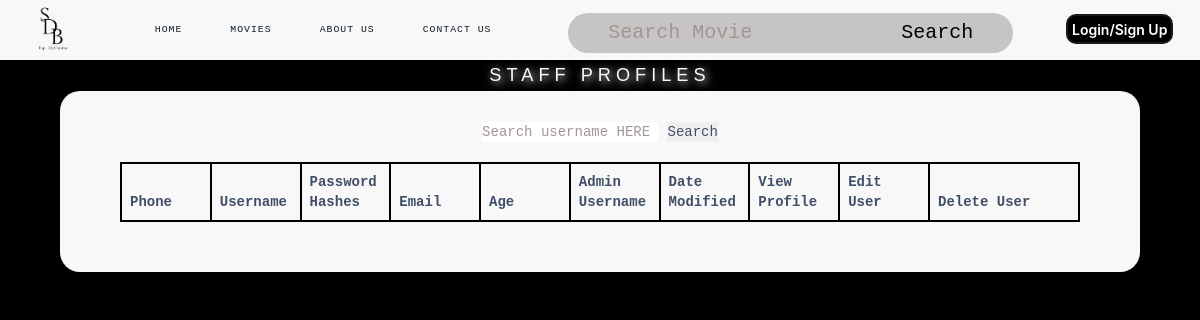
The app's page /StaffPage.php, older data.
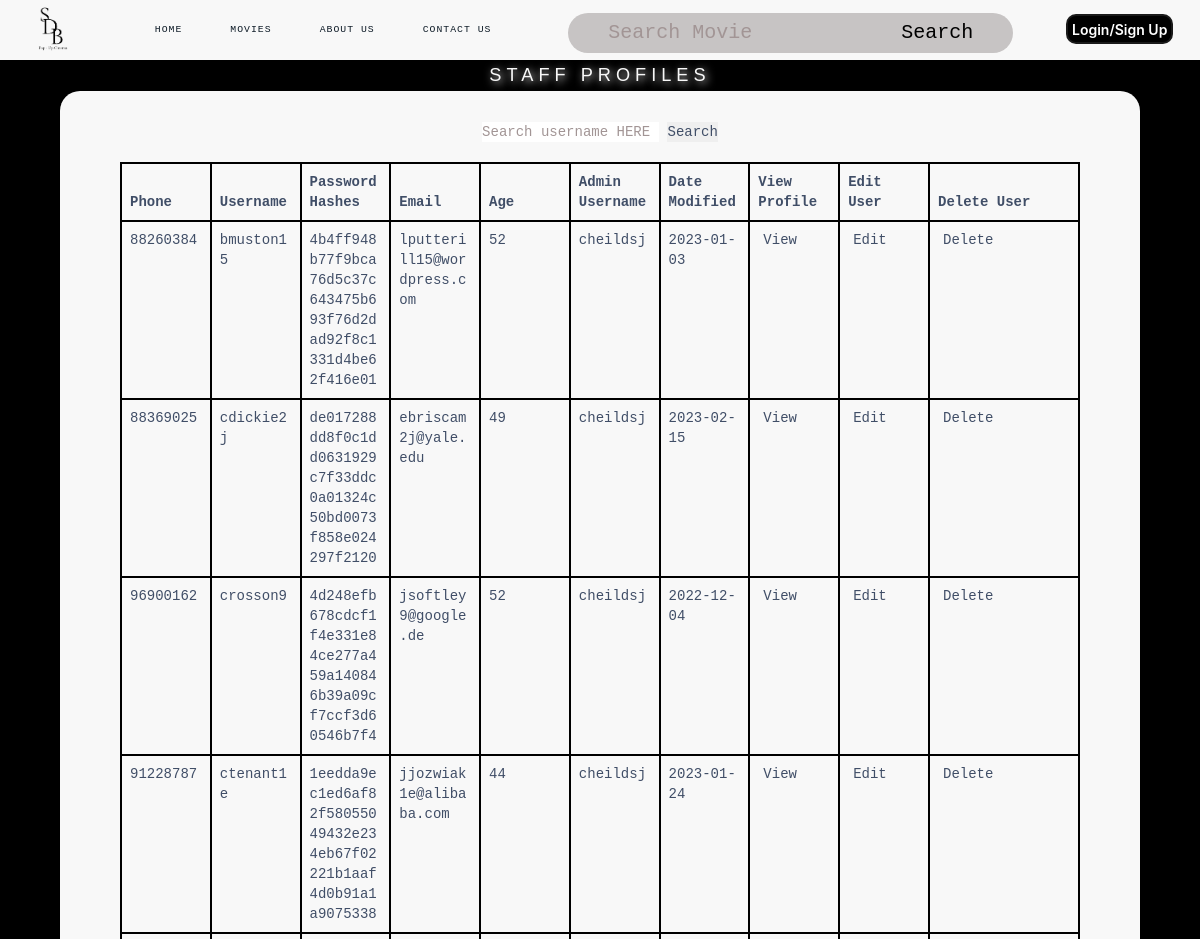
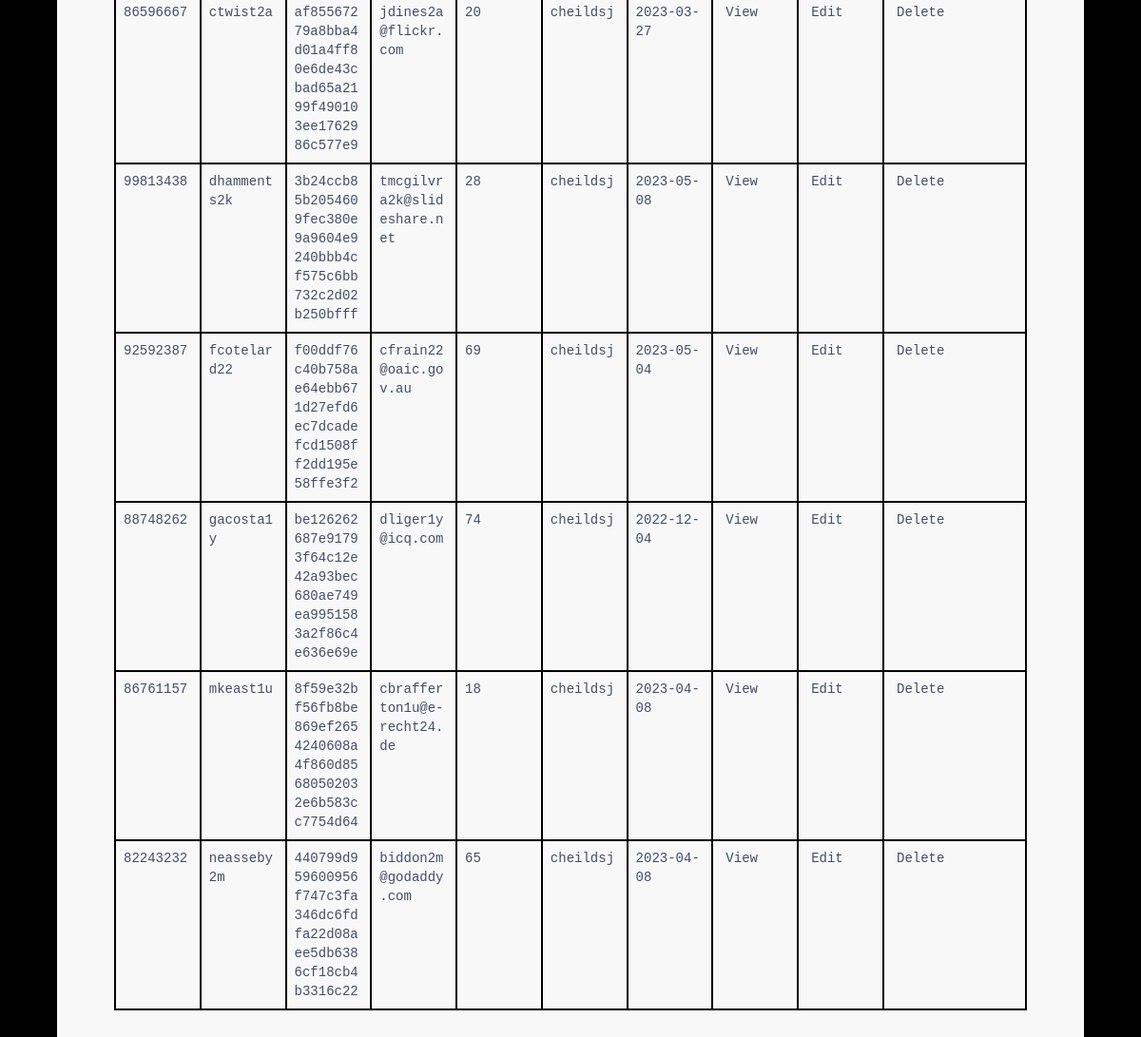
The same page, newer data (2 pictures, top to bottom).
### tables this page shows
CREATE TABLE `staff` (
  `phoneNo` int(8) DEFAULT NULL,
  `username` varchar(15) DEFAULT NULL,
  `hashedPassw` varchar(64) DEFAULT NULL,
  `email` varchar(30) DEFAULT NULL,
  `age` int(2) DEFAULT NULL,
  `aUsername` varchar(15) DEFAULT NULL,
  `dateLastModified` date DEFAULT NULL
);

### entityClass.php (called while the page is built, shortened)
<?php
class testDB{
    private $conn;
    function __construct($servername = "localhost", $dbusername = "root", $password = "", $dbname = "testdb") {
        $this->conn = new mysqli($servername, $dbusername, $password, $dbname);
    }
    function retrieveStaffDB(){
        $result = $this->conn->query("SELECT * from `staff`");
        $row = $result->fetch_all(MYSQLI_BOTH);
        return $row;
    }
}
?>

### dbFunctions.php (called while the page is built, shortened)
<?php
include ("entityClass.php");
class controller{
    private $testDB;
    function __construct(){
        $this->testDB = new testDB();
    }
    function run($method,$var1=0,$var2=0,$var3=0,$var4=0,$var5=0,$var6=0,$var7=0,$var8=0,$var9=0,$var10=0,$var11=0,$var12=0,$var13=0,$var14=0,$var15=0,$var16=0){
        if($method == "validateUserLogin"){
            $result = $this->testDB -> validateUserLogin($var1,$var2,$var3);
        }
        else if($method == "validateRegistration"){
            $result = $this->testDB->validateRegistration($var1);
        }
        else if($method == "processRegistration"){
            $result = $this->testDB->processRegistration($var1,$var2,$var3,$var4,$var5,$var6,$var7,$var8);
        }
        else if($method == "getMovie1"){
            $result = $this->testDB->getMovie1();
        }
        else if($method == "getMovie0"){
            $result = $this->testDB->getMovie0();
        }
        else if($method == "fetchUserDetails"){
            $result = $this->testDB->fetchUserDetails($var1,$var2,$var3);
        }
        else if($method == "searchMovies"){
            $result = $this->testDB->searchMovies($var1);
        }
        else if($method == "searchMovies10"){
            $result = $this->testDB->searchMovies10($var1,$var2);
        }
        else if($method == "searchMovies10Num"){
            $result = $this->testDB->searchMovies10Num($var1,$var2);
        }
        else if($method == "updatePassword"){
            $result = $this->testDB->updatePassword($var1,$var2,$var3,$var4);
        }
        else if($method == "validatePasswordChange"){
            $result = $this->testDB->validatePasswordChange($var1,$var2);
        }
        else if($method == "getBookings"){
            $result = $this->testDB->getBookings();
        }
        else if($method == "getBookingFromID"){
            $result = $this->testDB->getBookingFromID($var1);
        }
        else if($method == "updateBookings"){
            $result = $this->testDB->updateBookings($var1,$var2,$var3,$var4,$var5,$var6,$var7,$var8,$var9,$var10,$var11,$var12,$var13,$var14);
        }
        else if($method == "deleteBooking"){
            $result = $this->testDB->deleteBooking($var1);
        }
        else if($method == "confirmDeletion"){
            $result = $this->testDB->confirmDeletion($var1);
        }
        else if($method == "claimBooking"){
            $result = $this->testDB->claimBooking($var1,$var2);
        }
        else if($method == "getAllMovies"){
            $result = $this->testDB->getAllMovies();
        }
        else if($method == "updateMovie"){
            $result = $this->testDB->updateMovie($var1,$var2,$var3,$var4,$var5,$var6,$var7,$var8,$var9,$var10,$var11,$var12,$var13,$var14,$var15,$var16);
        }
        else if($method == "deleteMovie"){
            $result = $this->testDB->deleteMovie($var1);
        }
        else if($method == "confirmMovieDeletion"){
            $result = $this->testDB->confirmMovieDeletion($var1);
        }
        else if($method == "escapeString"){
            $result = $this->testDB->escapeString($var1);
        }
        else if($method == "addMovie"){
            $result = $this->testDB->addMovie($var1,$var2,$var3,$var4,$var5,$var6,$var7,$var8,$var9,$var10,$var11,$var12,$var13,$var14,$var15,$var16);
        }
        else if($method == "getRoomPlandb"){
            $result = $this->testDB->getRoomPlandb();
        }
        else if($method == "getRoomPlanFromID"){
            $result = $this->testDB->getRoomPlanFromID($var1);
        }
        else if($method == "updateRoomPlan"){
            $result = $this->testDB->updateRoomPlan($var1,$var2,$var3,$var4,$var5,$var6,$var7);
        }
        else if($method == "resetRoomPlan"){
            $result = $this->testDB->resetRoomPlan($var1,$var2,$var3);
        }
        else if($method == "getMovieTitleFromID"){
            $result = $this->testDB->getMovieTitleFromID($var1);
        }
        else if($method == "getBookingFromUsername"){
            $result = $this->testDB->getBookingFromUsername($var1);
        }
        else if($method == "updatePref"){
            $result = $this->testDB->updatePref($var1,$var2,$var3);
        }
        else if($method == "getPref"){
            $result = $this->testDB->getPref($var1);
        }
        else if($method == "getCustomerList"){
            $result = $this->testDB->getCustomerList();
        }
        else if($method == "getAllFood"){
            $result = $this->testDB->getAllFood();
        }
        else if($method == "getFoodFromName"){
            $result = $this->testDB->getFoodFromName($var1);
        }
        else if($method == "updateFood"){
            $result = $this->testDB->updateFood($var1,$var2,$var3,$var4,$var5,$var6);
        }
        else if($method == "deleteFood"){
            $result = $this->testDB->deleteFood($var1);
        }
        else if($method == "confirmDeleteFood"){
            $result = $this->testDB->confirmDeleteFood($var1);
        }
        else if($method == "addFood"){
            $result = $this->testDB->addFood($var1,$var2,$var3,$var4,$var5,$var6);
        }
        else if($method == "countRowFood"){
            $result = $this->testDB->countRowFood($var1);
        }
        else if($method == "getDistinctYear"){
            $result = $this->testDB->getDistinctYear();
        }
        else if($method == "getBookingReportAllTime"){
            $result = $this->testDB->getBookingReportAllTime();
        }
        else if($method == "popularMoviesAllTime"){
            $result = $this->testDB->popularMoviesAllTime();
        }
        else if($method == "busyDatesAllTime"){
            $result = $this->testDB->busyDatesAllTime();
        }
        else if($method == "getBookingReportYear"){
            $result = $this->testDB->getBookingReportYear($var1);
        }
        else if($method == "popularMoviesYear"){
            $result = $this->testDB->popularMoviesYear($var1);
        }
        else if($method == "busyDatesYear"){
            $result = $this->testDB->busyDatesYear($var1);
        }
        else if($method == "getBookingReportYearMonth"){
            $result = $this->testDB->getBookingReportYearMonth($var1,$var2);
        }
        else if($method == "popularMoviesYearMonth"){
            $result = $this->testDB->popularMoviesYearMonth($var1,$var2);
        }
        else if($method == "busyDatesYearMonth"){
            $result = $this->testDB->busyDatesYearMonth($var1,$var2);
        }
        else if($method == "getBookingReportDay"){
            $result = $this->testDB->getBookingReportDay($var1);
        }
        else if($method == "popularMoviesDay"){
            $result = $this->testDB->popularMoviesDay($var1);
        }
        else if($method == "busyDatesDay"){
            $result = $this->testDB->busyDatesDay($var1);
        }
        else if($method == "resetRoomSpec"){
            $result = $this->testDB->resetRoomSpec($var1);
        }
        else if($method == "updateRoomSpec0"){
            $result = $this->testDB->updateRoomSpec0($var1,$var2,$var3);
        }
        else if($method == "getMovieFromID"){
            $result = $this->testDB->getMovieFromID($var1);
        }
        else if($method == "getRoomPlan"){
            $result = $this->testDB->getRoomPlan($var1);
        }
        else if($method == "getRoomSpecs"){
            $result = $this->testDB->getRoomSpecs($var1);
        }
        else if($method == "updateSeatStatusUnavailable"){
            $result = $this->testDB->updateSeatStatusUnavailable($var1, $var2);
        }
        else if($method == "resetSeatingStatus"){
            $result = $this->testDB->resetSeatingStatus($var1);
        }
        else if($method == "getAvailableFoodDetails"){
            $result = $this->testDB->getAvailableFoodDetails();
        }
        else if($method == "getBookingDetails"){
            $result = $this->testDB->getBookingDetails($var1);
        }
        else if($method == "getSeatStatus"){
            $result = $this->testDB->getSeatStatus($var1,$var2,$var3);
        }
        else if($method == "getSeatName"){
            $result = $this->testDB->getSeatName($var1,$var2,$var3);
        }
        else if($method == "updateBookingdb"){
            $result = $this->testDB->updateBookingdb($var1,$var2,$var3,$var4,$var5,$var6,$var7,$var8,$var9,$var10,$var11,$var12,$var13,$var14);
        }
        else if($method == "redeemPoints"){
            $result = $this->testDB->redeemPoints($var1,$var2);
        }
        else if($method == "gainPoints"){
            $result = $this->testDB->gainPoints($var1,$var2);
        }
        else if($method == "updateSeatStatus"){
            $result = $this->testDB->updateSeatStatus($var1,$var2);
        }
        else if($method == "retrieveStaff"){
            $result = $this->testDB->retrieveStaff($var1);
        }
        else if($method == "retrieveManager"){
            $result = $this->testDB->retrieveManager($var1);
        }
        else if($method == "retrieveCustomer"){
            $result = $this->testDB->retrieveCustomer($var1);
        }
        else if($method == "updateManager"){
            $result = $this->testDB->updateManager($var1, $var2, $var3, $var4, $var5, $var6);
        }
        else if($method == "updateStaff"){
            $result = $this->testDB->updateStaff($var1, $var2, $var3, $var4, $var5, $var6);
        }
        else if($method == "updateCustomer"){
            $result = $this->testDB->updateCustomer($var1, $var2, $var3, $var4, $var5, $var6);
        }
        else if($method == "deleteStaff"){
            $result = $this->testDB->deleteStaff($var1);
        }
        else if($method == "updateUserInfo"){
            $result = $this->testDB->updateUserInfo($var1, $var2, $var3, $var4, $var5, $var6);
        }
        else if($method == "addReview"){
            $result = $this->testDB->addReview($var1, $var2, $var3);
        }
        else if($method == "retrieveStaffDB"){
            $result = $this->testDB->retrieveStaffDB();
        }
        return $result;
   }
}
?>

### StaffPage.php (the view, shortened to what the rows shown need)
<?php
class StaffPage{
    function display(){
        $message = '
        <thead>
        <div class="table-container">
        <div class="table-wrapper">
        <div class="table-title">
        <div class="row">
        <div class="col-sm-4">
        </div>
        </div>
        </div>
        <form action="?" method="GET">
        <input type="text" name="name" placeholder="Search username HERE">
        <input type="submit" name="submit" value="Search">
        </form>
        <table class="table table-bordered">
        <thead>
        <tr>
        <th>Phone</th>
        <th>Username</th>
        <th>Password Hashes</th>
        <th>Email</th>
        <th>Age</th>
        <th>Admin Username</th>
        <th>Date Modified</th>
        <th>View Profile</th>
        <th>Edit User</th>
        <th>Delete User</th>
        </tr>
        </thead>
        <tbody>
        ';
        include ("dbFunctions.php");
        $controller = new controller();
        $row = $controller ->run("retrieveStaffDB");
        foreach($row as $userdetails){
            $message = $message. '<tr>';
            $message = $message.  '<td>'.$userdetails['phoneNo'].'</td>';
            $message = $message.  '<td>'.$userdetails['username'].'</td>';
            $message = $message.  '<td>'.$userdetails['hashedPassw'].'</td>';
            $message = $message.  '<td>'.$userdetails['email'].'</td>';
            $message = $message.  '<td>'.$userdetails['age'].'</td>';
            $message = $message.  '<td>'.$userdetails['aUsername'].'</td>';
            $message = $message.  '<td>'.$userdetails['dateLastModified'].'</td>';
            $message = $message. '<td><a href="ViewStaffProfile.php?username='.$userdetails['username'].'">View</a></td>';
            $message = $message. '<td><a href="EditStaffProfile.php?action=edit&username='.$userdetails['username'].'">Edit</a></td>';
            $message = $message. '<td><a href="EditStaffProfile.php?action=delete&username='.$userdetails['username'].'">Delete</a></td>';
            $message = $message.  '</td>';
            $message = $message.  '</tr>';
        }
            echo'
        <!DOCTYPE html>
        <html lang="en">
        <head>
        <meta charset="utf-8">
        <meta http-equiv="X-UA-Compatible" content="IE=edge">
        <meta name="viewport" content="width=device-width, initial-scale=1">
        <title>View User Profiles</title>
        <link rel="stylesheet" href="https://fonts.googleapis.com/css?family=Roboto|Varela+Round|Open+Sans">
        <link rel="stylesheet" href="https://fonts.googleapis.com/icon?family=Material+Icons">
        <link rel="stylesheet" href="https://maxcdn.bootstrapcdn.com/font-awesome/4.7.0/css/font-awesome.min.css">
        <link rel="stylesheet" href="https://maxcdn.bootstrapcdn.com/bootstrap/3.3.7/css/bootstrap.min.css">
        <link rel="stylesheet" href="https://cdnjs.cloudflare.com/ajax/libs/font-awesome/4.7.0/css/font-awesome.min.css">
        <script src="https://ajax.googleapis.com/ajax/libs/jquery/1.12.4/jquery.min.js"></script>
        <script src="https://maxcdn.bootstrapcdn.com/bootstrap/3.3.7/js/bootstrap.min.js"></script>
        <style type="text/css">
        @import url("CSS/AllUsersCSS.css");
        </style>';
        echo'
        </head>';
        include('navbar.php');
        echo'<body>
                <center>
                <div id="content">
                <h2>Staff<span style="color:#F8F8F8;"> Profiles</span></h2>
                </div>
                <div class="form">
                    <form action="">
                        <table class="table table-bordered">';
        echo $message;
        echo'
        </tbody>
        </table>
        </div>
        </div>
        </body>
        </html> ';
    }
}
$display = new StaffPage();
$display->display();
?>

Row changes from the older to the newer data that the page shows:
added staff: phoneNo "88260384", username "bmuston15", hashedPassw "4b4ff948b77f9bca76d5c37c643475b693f76d2dad92f8c1331d4be62f416e01", email "lputterill15@wordpress.com", age "52", aUsername "cheildsj", dateLastModified "2023-01-03"
added staff: phoneNo "88369025", username "cdickie2j", hashedPassw "de017288dd8f0c1dd0631929c7f33ddc0a01324c50bd0073f858e024297f2120", email "ebriscam2j@yale.edu", age "49", aUsername "cheildsj", dateLastModified "2023-02-15"
added staff: phoneNo "96900162", username "crosson9", hashedPassw "4d248efb678cdcf1f4e331e84ce277a459a140846b39a09cf7ccf3d60546b7f4", email "jsoftley9@google.de", age "52", aUsername "cheildsj", dateLastModified "2022-12-04"
added staff: phoneNo "91228787", username "ctenant1e", hashedPassw "1eedda9ec1ed6af82f58055049432e234eb67f02221b1aaf4d0b91a1a9075338", email "jjozwiak1e@alibaba.com", age "44", aUsername "cheildsj", dateLastModified "2023-01-24"
added staff: phoneNo "86596667", username "ctwist2a", hashedPassw "af85567279a8bba4d01a4ff80e6de43cbad65a2199f490103ee1762986c577e9", email "jdines2a@flickr.com", age "20", aUsername "cheildsj", dateLastModified "2023-03-27"
added staff: phoneNo "99813438", username "dhamments2k", hashedPassw "3b24ccb85b2054609fec380e9a9604e9240bbb4cf575c6bb732c2d02b250bfff", email "tmcgilvra2k@slideshare.net", age "28", aUsername "cheildsj", dateLastModified "2023-05-08"
added staff: phoneNo "92592387", username "fcotelard22", hashedPassw "f00ddf76c40b758ae64ebb671d27efd6ec7dcadefcd1508ff2dd195e58ffe3f2", email "cfrain22@oaic.gov.au", age "69", aUsername "cheildsj", dateLastModified "2023-05-04"
added staff: phoneNo "88748262", username "gacosta1y", hashedPassw "be126262687e91793f64c12e42a93bec680ae749ea9951583a2f86c4e636e69e", email "dliger1y@icq.com", age "74", aUsername "cheildsj", dateLastModified "2022-12-04"
added staff: phoneNo "86761157", username "mkeast1u", hashedPassw "8f59e32bf56fb8be869ef2654240608a4f860d85680502032e6b583cc7754d64", email "cbrafferton1u@e-recht24.de", age "18", aUsername "cheildsj", dateLastModified "2023-04-08"
added staff: phoneNo "82243232", username "neasseby2m", hashedPassw "440799d959600956f747c3fa346dc6fdfa22d08aee5db6386cf18cb4b3316c22", email "biddon2m@godaddy.com", age "65", aUsername "cheildsj", dateLastModified "2023-04-08"
Text that changed along with them:
text now shown: "View View View View View View View View View View Edit Edit Edit Edit Edit Edit Edit Edit Edit Edit Delete Delete Delete Delete Delete Delete Delete Delete Delete Delete"
